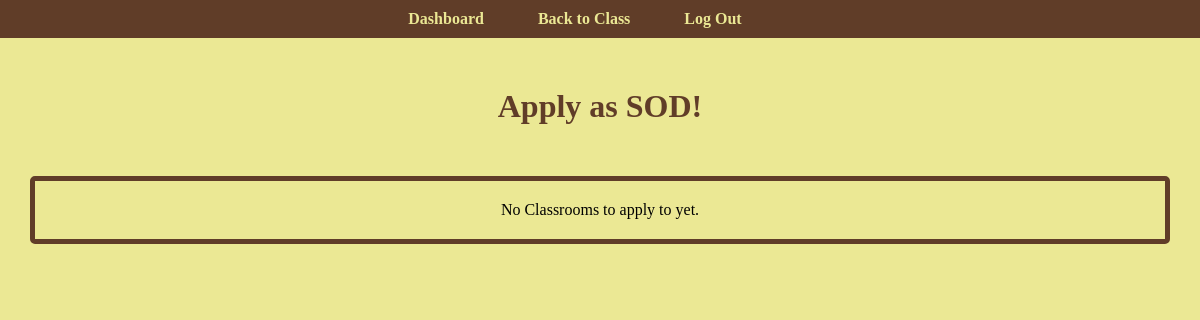
The app's page /Student/applySOD.php, older data.
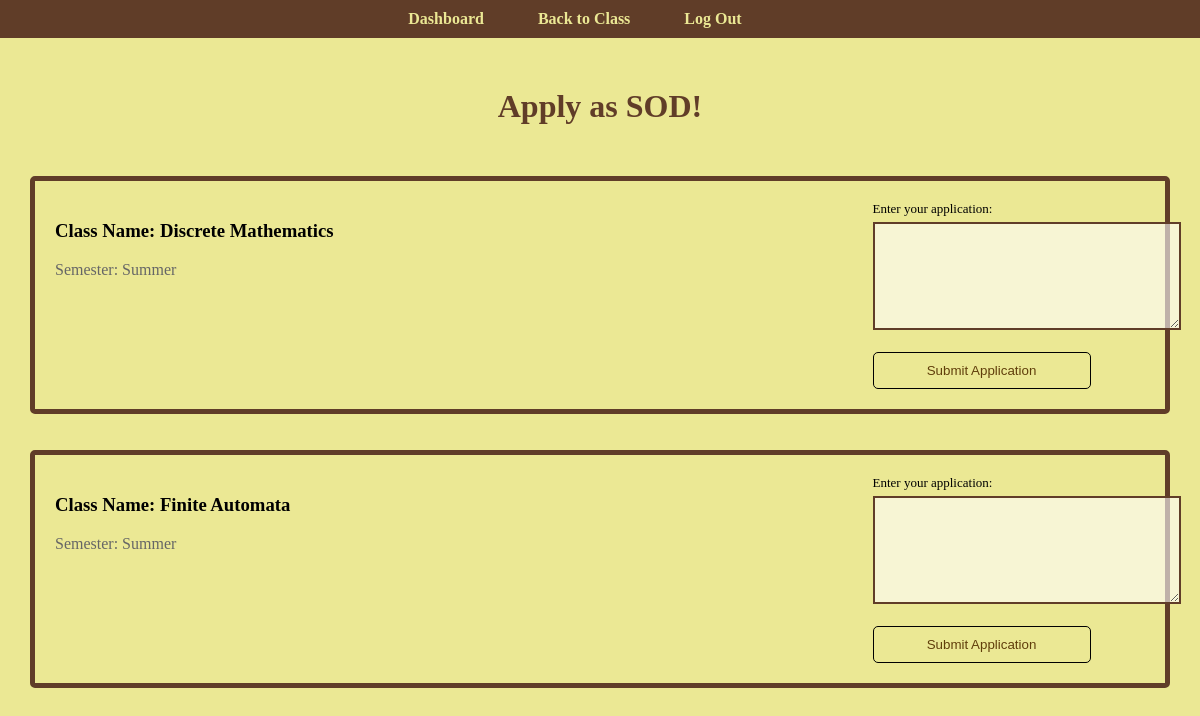
The same page, newer data.
### tables this page shows
CREATE TABLE `classroom` (
  `classID` int(10) NOT NULL,
  `className` varchar(100) NOT NULL,
  `teacherID` int(10) NOT NULL,
  `semester` varchar(20) NOT NULL,
  `isActive` tinyint(1) NOT NULL,
  `SODid` int(10) DEFAULT NULL
);

### Student/applySOD.php (the view, shortened to what this page needs)
<?php
include('../dbconn.php');
$data = json_decode($_SESSION['JSON']);
?>
<!DOCTYPE html>
<html lang="en">
<head>
    <link rel="stylesheet" href="../styles.css">
</head>
<body>
    <nav>
        <ul>
            <li><a href="stuClassList.php?unset_session=true">Dashboard</a></li>
            <li><a href="stuClass.php">Back to Class</a></li>
            <li><a href="../index.html">Log Out</a></li>
        </ul>
    </nav>
    <?php
    echo "<h1>Apply as SOD!</h1>";
    ?>
    <div id="annBox">
        <?php
        $sql = "SELECT * FROM classroom WHERE SODid IS NULL";
        $clist = mysqli_query($conn, $sql);
        if (mysqli_num_rows($clist) == 0) {
            echo "<div class=announ style=\"text-align: center;\"> No Classrooms to apply to yet. </div><br>";
        } else {
            while ($cls = mysqli_fetch_array($clist)) {
                echo "<div class='announ d-flex'>";
                echo "<div style='display: inline-block; width: 75%; vertical-align: top;'>";
                echo "<h3>Class Name: " . $cls['className'] . "</h3>";
                echo "<p>Semester: " . $cls['semester'] . "</p><br><br>";
                echo "</div>";
                echo "<div id='submitBox' style='display: inline-block; width: 20%;'>";
                echo "<form action='process_SOD.php' method='POST'>";
                echo "<label for='textbox' style='font-size: 13px;'>Enter your application:</label>";
                $sql = "SELECT * FROM sodapplication WHERE SODid = '" . $data->userID . "' AND classID = '" . $cls['classID'] . "'";
                $alist = mysqli_query($conn, $sql);
                if (mysqli_num_rows($alist) != 0) {
                    while ($a = mysqli_fetch_array($alist)) {
                        echo "<textarea id='answer' name='answer' style=\"background-color: #ebe894; border: 2px solid #603d28; height: 100px; width: 300px;\" required disabled>" . $a['details'] . "</textarea><br><br>";
                        echo "<button type='submit' style=\"border: 1px solid black;\" disabled>Submit Application</button>";
                    }
                } else {
                    echo "<textarea id='application' name='application' style=\"background-color: rgba(255, 255, 255, 0.6); border: 2px solid #603d28; height: 100px; width: 300px;\" required></textarea><br><br>";
                    echo "<button type='submit' style=\"border: 1px solid black;\">Submit Application</button>";
                }
                echo "</form>";
                echo "</div>";
                echo "</div><br><br>";
            }
        }
        ?>
    </div>
</body>
</html>

Row changes from the older to the newer data that the page shows:
now on this page (row edited): classroom: className "Discrete Mathematics", semester "Summer"
now on this page (row edited): classroom: className "Finite Automata", semester "Summer"
Text that changed along with them:
text no longer shown: "No Classrooms to apply to yet."
